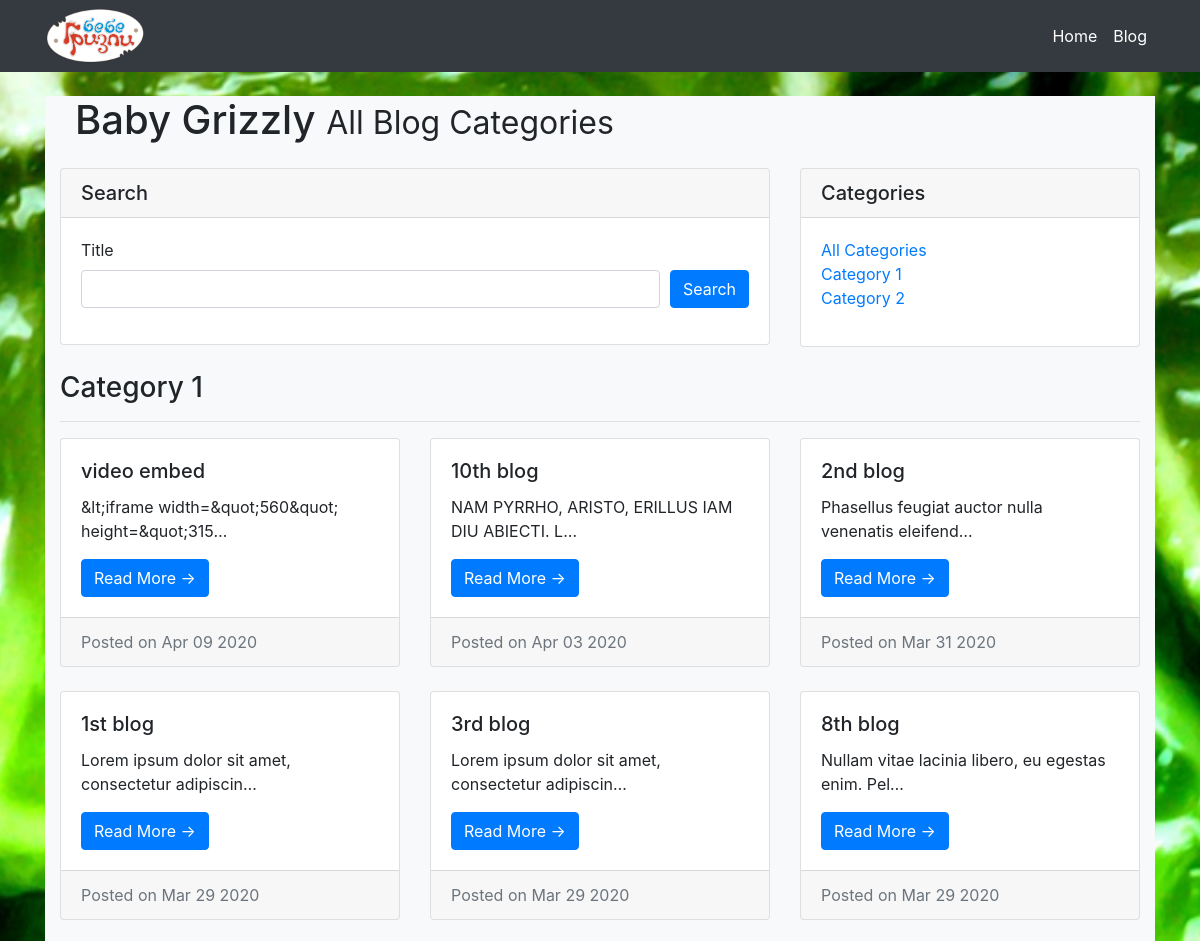
Page /blog/all_categories (upper part) on the earlier database version.
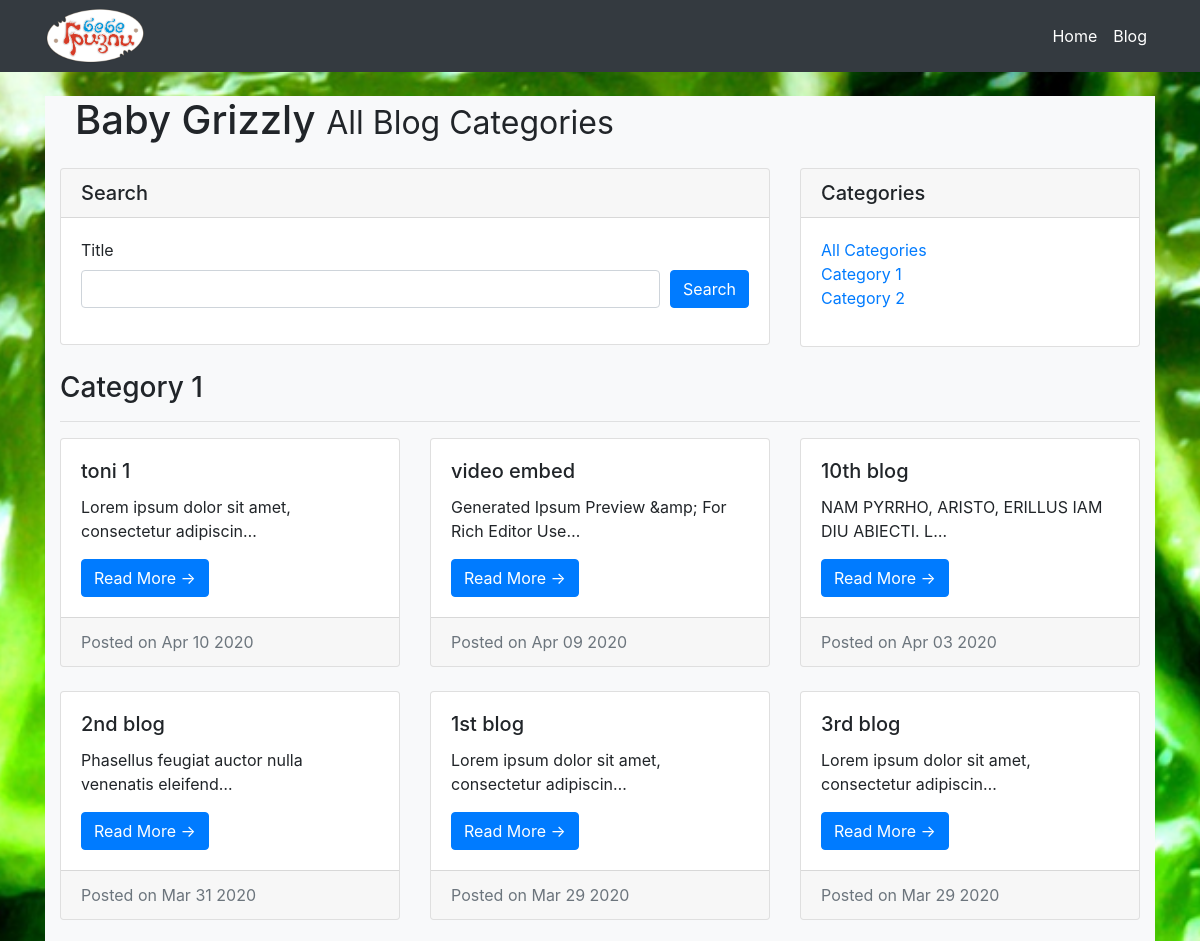
Same page on the later database version.
### blog/models.py (models this page shows, shortened)
class Blog(models.Model):
    title = models.CharField(max_length=200, unique=True)
    category = models.CharField(max_length=30)
    description = RichTextField(null=True, blank=True)
    image = models.ImageField(upload_to='blog/images')
    video = EmbedVideoField(blank=True)
    created = models.DateTimeField(auto_now_add=True)
    publish = models.DateField()
    user = models.ForeignKey(User, on_delete=models.CASCADE)
    def published(self):
        tomorrow = datetime.date.today() + datetime.timedelta(1)
        return tomorrow > self.publish

### blog/views.py (the view)
# urls.py: path('blog/all_categories', views.all_categories, name='all_categories'),
def all_categories(request):
    blogs = Blog.objects.all()
    f = Filter(request.GET, queryset=Blog.objects.all().order_by('-publish'))
    return render(request, 'blog/all_categories.html', {'blogs': blogs, 'filter': f})

### blog/templates/blog/all_categories.html (shortened to what this page needs)
{% extends 'blog/base_blogs.html' %}
{% block page_title %}
<div class="col-md-8">
    <h1 class="my-4">Baby Grizzly
        <small>All Blog Categories</small>
    </h1>
</div>
{% endblock %}
{% block blog_content %}
<div class="container-fluid bg-light">
    <h3>Category 1</h3>
    <hr>
    <div class="row align-items-center">
        {% for obj in filter.qs %}
        {% if obj.published %}
        {% if obj.category == 'Category 1' %}
        <div class="col-md-4">
            <div class="card mb-4">
                <div class="card-body">
                    <h5 class="card-title">{{ obj.title }}</h5>
                    <p class="card-text">{{ obj.description|striptags|truncatechars:50 }}</p>
                    <a href="{% url 'detail' obj.id %}" class="btn btn-primary">Read More &rarr;</a>
                </div>
                <div class="card-footer text-muted">
                    Posted on {{ obj.publish|date:'M d Y' }}
                </div>
            </div>
        </div>
        {% endif %}
        {% endif %}
        {% endfor %}
    </div>
    <br>
</div>
{% load static %}
{% endblock %}

Differences in the rows shown:
no longer on this page (row unchanged): Blog: title "8th blog", description "Nullam vitae lacinia libero, eu egestas enim. Pel…", publish "Mar 29 2020"
added Blog: title "toni 1", description "Lorem ipsum dolor sit amet, consectetur adipiscin…", publish "Apr 10 2020"
changed Blog "video embed": description "&lt;iframe width=&quot;560&quot; height=&quot;315…" → "Generated Ipsum Preview &amp; For Rich Editor Use…"
